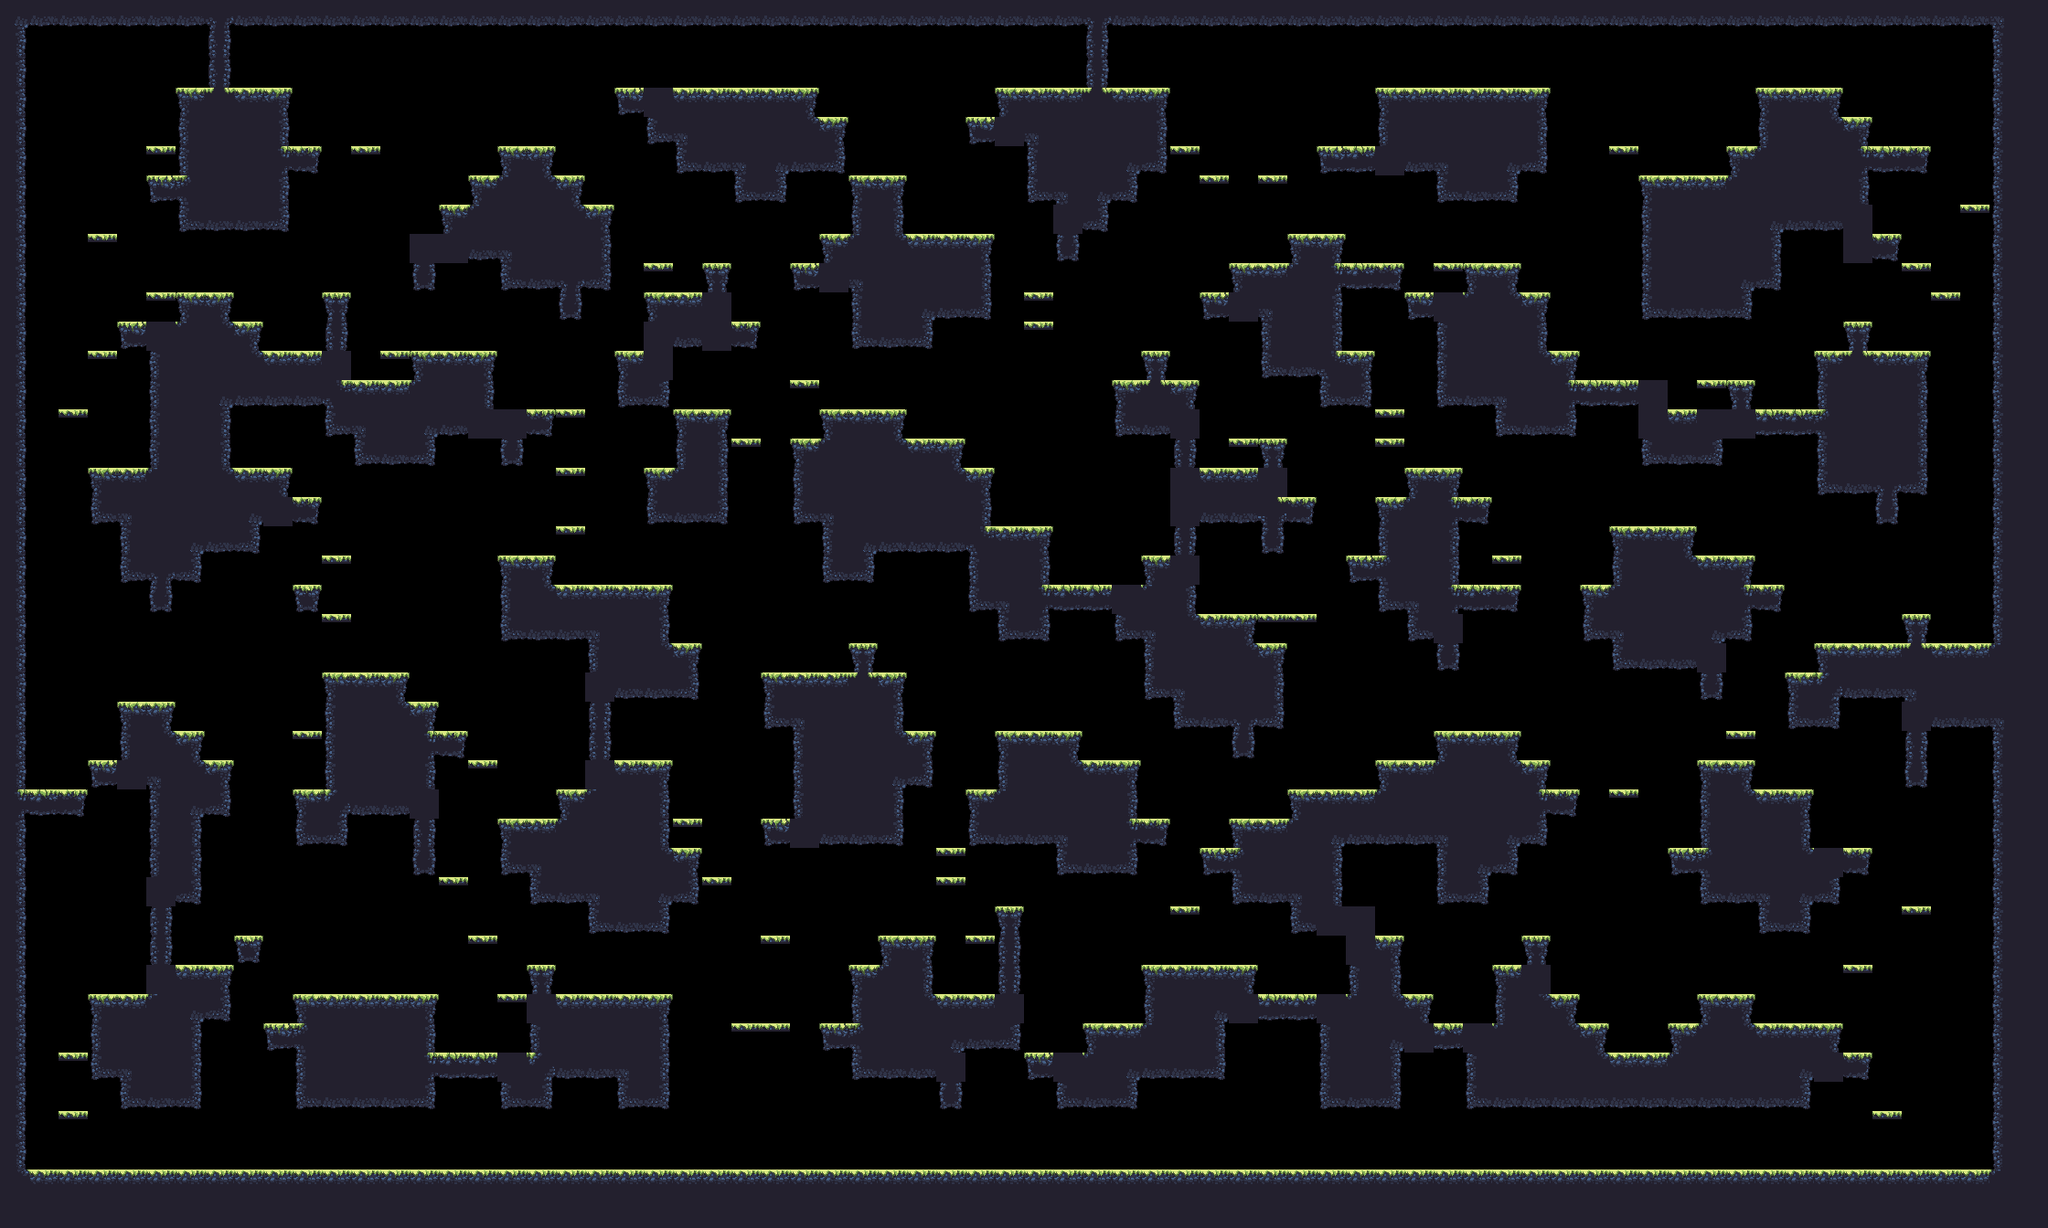

A level layout from a 2D game, rendered from its tile map. Below: a short description, then the map file with tile-grid data replaced by summaries:
An orthogonal 70x42 tile map with 32x32 px tiles, 1 tile layer (main) and 17 objects (9x spawn, spawnPlayer0, spawnCrown0, spawnPlayer1, spawnCrown1, ...).

<map compressionlevel="0" height="42" infinite="0" nextlayerid="3" nextobjectid="4" orientation="orthogonal" renderorder="right-down" tiledversion="1.3.2" tileheight="32" tilewidth="32" version="1.2" width="70">
 <tileset firstgid="1" source="forest_summer_tile_set.tsx" />
 <layer height="42" id="1" name="main" width="70">
  <data>[2940 cells, 1310 non-empty, 28 distinct tile ids]</data>
 </layer>
 <objectgroup><object id="1" name="spawnPlayer0" x="160" y="304.0" /><object id="2" name="spawnCrown0" x="160" y="304.0" /><object id="3" name="spawnPlayer1" x="2112" y="336.0" /><object id="4" name="spawnCrown1" x="1888" y="112.0" /><object id="5" name="spawnPlayer2" x="96" y="1232.0" /><object id="6" name="spawnCrown2" x="256" y="1232.0" /><object id="7" name="spawnPlayer3" x="2112" y="1232.0" /><object id="8" name="spawnCrown3" x="2144" y="1232.0" /><object id="9" name="spawn" x="448" y="1040.0" /><object id="10" name="spawn" x="416" y="688.0" /><object id="11" name="spawn" x="1184" y="752.0" /><object id="12" name="spawn" x="384" y="688.0" /><object id="13" name="spawn" x="1568" y="272.0" /><object id="14" name="spawn" x="1536" y="240.0" /><object id="15" name="spawn" x="928" y="1232.0" /><object id="16" name="spawn" x="1344" y="240.0" /><object id="17" name="spawn" x="1536" y="784.0" /></objectgroup></map>
